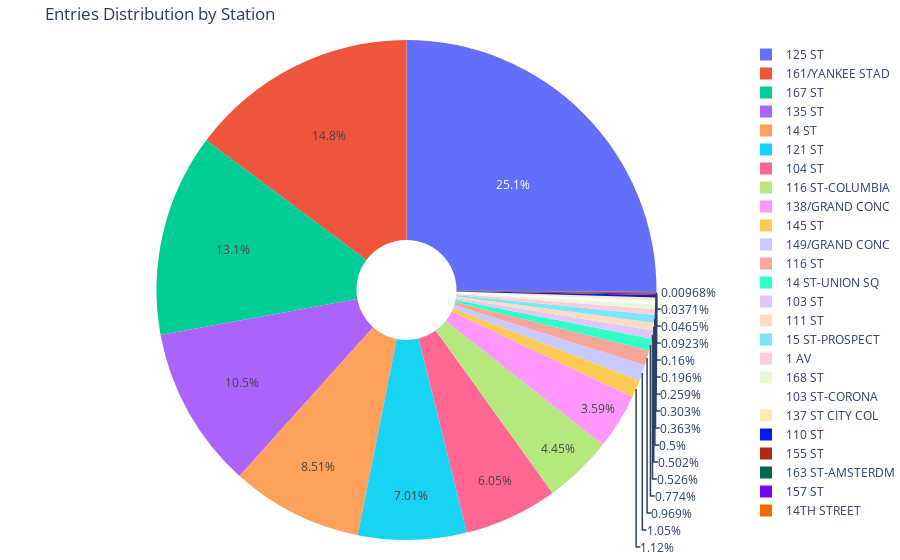

Notebook code for this chart:
### Markdown cell above
## Show the total entries by station, use a subset of data

### Code cell
import plotly.express as px
import plotly.graph_objects as go
 
df_stations =  df_station_totals.head(25)
# pie_chart = px.pie(df_stations, values="ENTRIES",
#              names="STATION", title="Total Entries by Station", )          
# pie_chart.show()

donut_chart = go.Figure(data=[go.Pie(labels=df_stations["STATION"], values=df_stations["ENTRIES"], hole=.2)])
donut_chart.update_layout(title_text='Entries Distribution by Station', margin=dict(t=40, b=0, l=10, r=10))
donut_chart.show()

### Figure 1 — Plotly figure (JSON) as saved in the notebook; plotly's stock layout.template omitted (floating-point values rounded to 4 significant figures)
{"data": [{"hole": 0.2, "labels": ["1 AV", "103 ST", "103 ST-CORONA", "104 ST", "110 ST", "111 ST", "116 ST", "116 ST-COLUMBIA", "121 ST", "125 ST", "135 ST", "137 ST CITY COL", "138/GRAND CONC", "14 ST", "14 ST-UNION SQ", "145 ST", "149/GRAND CONC", "14TH STREET", "15 ST-PROSPECT", "155 ST", "157 ST", "161/YANKEE STAD", "163 ST-AMSTERDM", "167 ST", "168 ST"], "type": "pie", "values": [4145926477, 6016580098, 2957172596, 69163548647, 1825979272, 5738499115, 11087399416, 50841258484, 80191550644, 287400176761, 119733230753, 2246005298, 41074852709, 97378494022, 8852561899, 12812433026, 11966508872, 110681281, 5715662621, 1055682371, 424106788, 169098898528, 531542680, 149822548200, 3461631636]}], "layout": {"margin": {"b": 0, "l": 10, "r": 10, "t": 40}, "title": {"text": "Entries Distribution by Station"}}}
